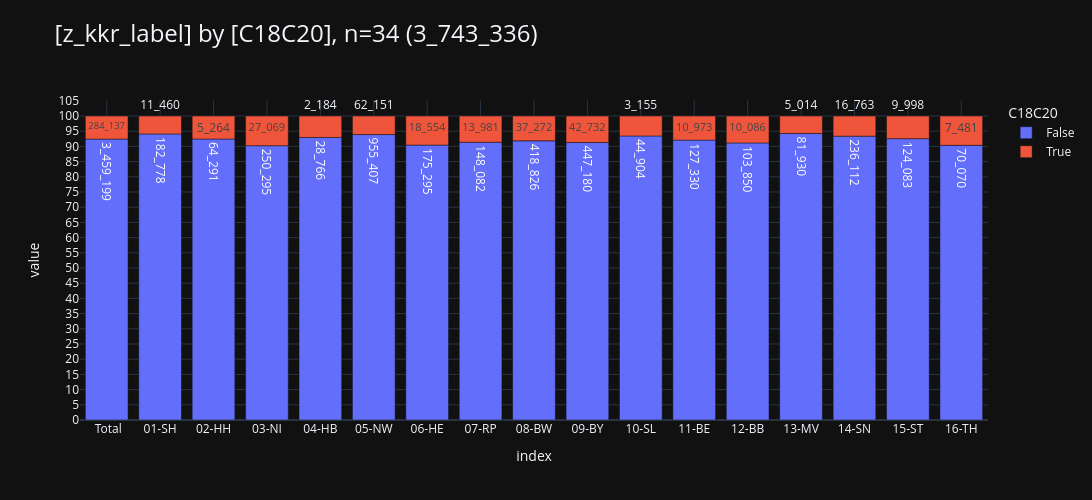

The cell this chart's notebook holds for it:
### Markdown cell above
### <a id='toc1_3_2_'></a>[Fallzahlen C18-C20 in Verhältnis zu allen Diagnosen](#toc0_)
- Filter: alle Diagnosen inkludiert (C,D)

### Code cell
_df = (db_allicd
    .aggregate(aggr_expr="z_kkr_label, C18C20, count(distinct z_tum_id) as cnt")
    .to_df()
)
_=pls.plot_stacked_bars(_df, orientation="v", height=500, show_total=True, relative=True, show_pct_bar=False,)

### Figure 1 — Plotly figure (JSON) as saved in the notebook; plotly's stock layout.template omitted (floating-point values rounded to 4 significant figures)
{"data": [{"hovertemplate": "col=False<br>index=%{x}<br>value=%{y}<br>cnt_str=%{text}<extra></extra>", "legendgroup": "False", "marker": {"color": "#636EFA", "pattern": {"shape": ""}}, "name": "False", "orientation": "v", "showlegend": true, "text": ["3_459_199", "182_778", "64_291", "250_295", "28_766", "955_407", "175_295", "148_082", "418_826", "447_180", "44_904", "127_330", "103_850", "81_930", "236_112", "124_083", "70_070"], "textposition": "auto", "type": "bar", "x": [" Total", "01-SH", "02-HH", "03-NI", "04-HB", "05-NW", "06-HE", "07-RP", "08-BW", "09-BY", "10-SL", "11-BE", "12-BB", "13-MV", "14-SN", "15-ST", "16-TH"], "xaxis": "x", "y": [3459199, 182778, 64291, 250295, 28766, 955407, 175295, 148082, 418826, 447180, 44904, 127330, 103850, 81930, 236112, 124083, 70070], "yaxis": "y"}, {"hovertemplate": "col=True<br>index=%{x}<br>value=%{y}<br>cnt_str=%{text}<extra></extra>", "legendgroup": "True", "marker": {"color": "#EF553B", "pattern": {"shape": ""}}, "name": "True", "orientation": "v", "showlegend": true, "text": ["284_137", "11_460", "5_264", "27_069", "2_184", "62_151", "18_554", "13_981", "37_272", "42_732", "3_155", "10_973", "10_086", "5_014", "16_763", "9_998", "7_481"], "textposition": "auto", "type": "bar", "x": [" Total", "01-SH", "02-HH", "03-NI", "04-HB", "05-NW", "06-HE", "07-RP", "08-BW", "09-BY", "10-SL", "11-BE", "12-BB", "13-MV", "14-SN", "15-ST", "16-TH"], "xaxis": "x", "y": [284137, 11460, 5264, 27069, 2184, 62151, 18554, 13981, 37272, 42732, 3155, 10973, 10086, 5014, 16763, 9998, 7481], "yaxis": "y"}], "layout": {"barmode": "relative", "barnorm": "percent", "height": 500, "legend": {"title": {"text": "C18C20"}, "tracegroupgap": 0, "traceorder": "normal"}, "title": {"font": {"size": 24}, "text": "[z_kkr_label] by [C18C20], n=34 (3_743_336)", "xanchor": "left", "y": 0.95, "yanchor": "top"}, "width": 1600, "xaxis": {"anchor": "y", "categoryarray": [" Total", "01-SH", "02-HH", "03-NI", "04-HB", "05-NW", "06-HE", "07-RP", "08-BW", "09-BY", "10-SL", "11-BE", "12-BB", "13-MV", "14-SN", "15-ST", "16-TH"], "categoryorder": "array", "domain": [0, 1], "gridwidth": 1, "showgrid": true, "title": {"text": "index"}}, "yaxis": {"anchor": "x", "domain": [0, 1], "dtick": 5, "gridwidth": 1, "showgrid": true, "title": {"text": "value"}}}}
